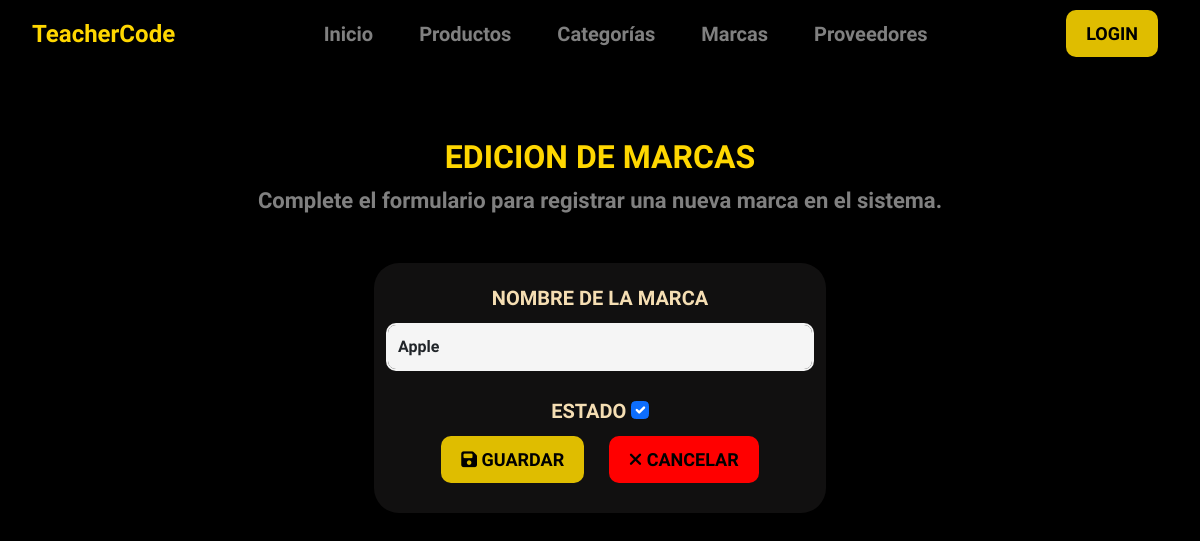
Before: /brand_update/4/ with the older database file.
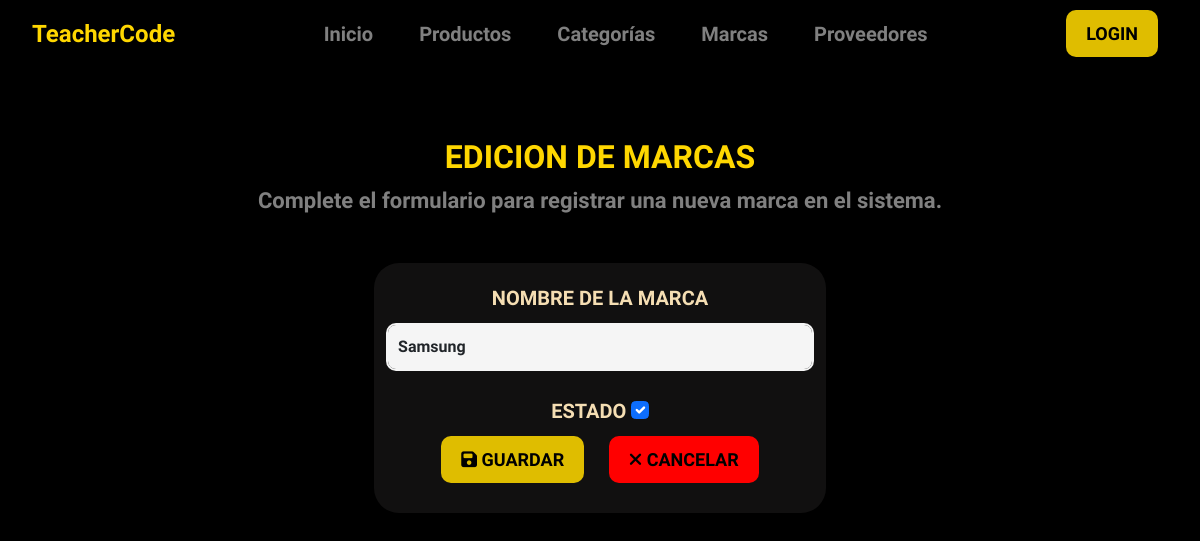
After: the same page with the newer database file.
### core/models.py (models this page shows, shortened)
class Brand(models.Model):
    description = models.CharField('Articulo', max_length=100)
    user = models.ForeignKey(User, on_delete=models.CASCADE)
    created = models.DateTimeField(auto_now_add=True)
    updated = models.DateTimeField(auto_now=True)
    state = models.BooleanField('Estado', default=True)
    class Meta:
        verbose_name = 'Marca'
        verbose_name_plural = 'Marcas'
        ordering = ['description']
        indexes = [models.Index(fields=['description'])]

### core/views.py (the view)
# urls.py: path('brand_update/<int:id>/', views.brand_update,name='brand_update'),
def brand_update(request,id):
    data = {"title1": "Marcas", "title2": "Edicion De Marcas"}
    brand = Brand.objects.get(pk=id)
    if request.method == "POST":
      form = BrandForm(request.POST,request.FILES, instance=brand)
      if form.is_valid():
            form.save()
            return redirect("core:brand_list")
    else:
        form = BrandForm(instance=brand)
        data["form"]=form
    return render(request, "core/brands/form.html", data)

### core/forms.py
class BrandForm(forms.ModelForm):
    class Meta:
        model = Brand
        fields = ['description', 'state']
        widgets = {
            'description': forms.TextInput(attrs={'class': 'form-control', 'placeholder': 'Ingrese descripción de la marca'}),
            'state': forms.CheckboxInput(attrs={'class': 'form-check-input'})
        }
        labels = {
            'description': 'Nombre de la marca',
            'state': 'Estado', # Agrega la etiqueta para el campo 'state'
        }

### templates/core/brands/form.html (shortened to what this page needs)
{% extends 'base.html' %}
{% load static %}
{% block content %}
<section id="home-modulos" class="mt-4 d-flex justify-content-center align-items-center">
    <div class="container text-center">
        <div class="row">
            <div class="col-lg-12">
                <div class="module-head">
                    <h2 class="title text-center">{{ title2 }}</h2>
                    <p>Complete el formulario para registrar una nueva marca en el sistema. </p>
                </div>
            </div>
            <div id="form-brand" class="form-container">
                <form method="post" enctype="multipart/form-data">
                    {% for field in form %}
                    <div class="form-group">
                        <label for="{{ field.id_for_label }}">{{ field.label }}</label>
                        {{ field }}
                    </div>
                    {% endfor %}
                    <div class="form-group">
                        <button type="submit" class="btn btn-details">
                            <i class="fa-solid fa-save"></i>
                            Guardar
                        </button>
                        <a href="{% url 'core:brand_list' %}" class="btn btn-cancel"><i class="fa-solid fa-xmark"></i> Cancelar </a>
                    </div>
                </form>
            </div>
        </div>
    </div>
</section>
{% endblock content  %}

Changed rows visible on the page:
changed Brand: description "Apple" → "Samsung"
